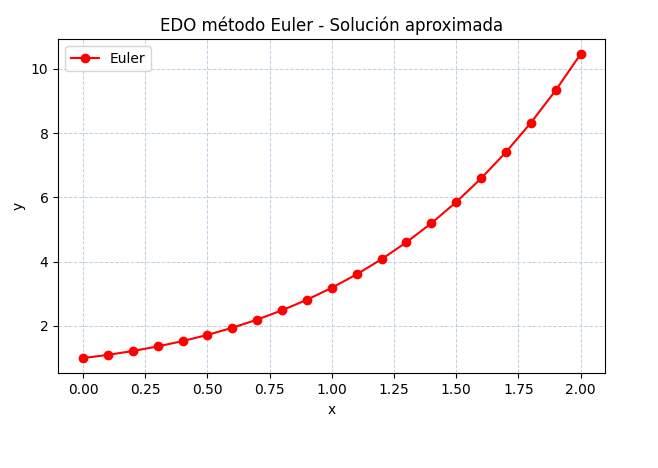

Generate this figure with Python:
import tkinter as tk
from tkinter import ttk
import numpy as np
from matplotlib.figure import Figure
from matplotlib.backends.backend_tkagg import FigureCanvasTkAgg
import math

from PIL import ImageTk
from PIL import Image

class AppEuler(tk.Tk):
    def __init__(self):
        tk.Tk.__init__(self)
        self.title("EDO  Método Euler")
        self.geometry("1150x800")

        # Menú horizontal
        self.menuFrame = tk.Frame(self, bg="#1F3A93", height=50) 
        self.menuFrame.pack(side="top", fill="x")

        self.contenidoFrame = tk.Frame(self, bg="white")
        self.contenidoFrame.pack(fill="both", expand=True)

        for menu in ["Presentación", "Euler", "Ayuda", "Acerca de"]:
            btn = tk.Button(self.menuFrame, text=menu, bg="#3A539B", fg="white",
                            font=("Arial", 11, "bold"), bd=0, padx=15, pady=10,
                            command=lambda n=menu: self.mostrarSeccion(n))
            btn.pack(side="left", padx=5, pady=5)

        self.mostrarSeccion("Presentación")

    def borrarContenido(self):
        for widget in self.contenidoFrame.winfo_children():
            widget.destroy()

    def mostrarSeccion(self, menu):
        self.borrarContenido()
        if menu == "Presentación":
            tk.Label(self.contenidoFrame, text="", font=("Arial", 12, "bold"), fg="#00008B", bg="white").pack() 
            tk.Label(self.contenidoFrame, text="", font=("Arial", 12, "bold"), fg="#00008B", bg="white").pack() 
            tk.Label(self.contenidoFrame, text="BIENVENIDOS A LA APLICACIÓN",
                     font=("Comic Sans MS", 18, "bold"),  fg="#00008B", bg="white").pack()
            tk.Label(self.contenidoFrame, text="Solución numérica de una Ecuación Diferencial Ordinaria\n"
                     " Método Euler",
                     font=("Arial", 14, "bold"), fg="#00008B", bg="white").pack()
            tk.Label(self.contenidoFrame, text="", font=("Arial", 12, "bold"), fg="#00008B", bg="white").pack()
            tk.Label(self.contenidoFrame, text="", font=("Arial", 12, "bold"), fg="#00008B", bg="white").pack()

            try:
                image = Image.open("softEDOEuler.png")  
                image = image.resize((500,350))
                image_tk = ImageTk.PhotoImage(image)
                imageLabel = tk.Label(self.contenidoFrame, image=image_tk, bg="white")
                imageLabel.image = image_tk
                imageLabel.pack(pady=20)
            except Exception as e:
                print(f"Error al cargar la imagen: {e}")

            tk.Label(self.contenidoFrame, text="", font=("Arial", 12, "bold"), fg="#00008B", bg="white").pack()
            tk.Label(self.contenidoFrame, text="", font=("Arial", 12, "bold"), fg="#00008B", bg="white").pack()
            tk.Label(self.contenidoFrame, text="SoftEDOEuler v1.0", font=("Comic Sans MS", 20, "bold"),
                     fg="#00008B", bg="white").pack()


        elif menu == "Euler":
            self.mostrarEuler()

        elif menu == "Ayuda":
  
            tk.Label(self.contenidoFrame, text="\n\nINSTRUCCIONES DE USO", bg="white",
                     font=("Lucida Handwriting", 14,"bold"), fg="#00008B").pack(pady=20)
            tk.Label(self.contenidoFrame, text="Solución Numérica de Ecuaciones Diferenciales Ordinarias"
                     "\n SoftEDOEuler v1.0:\n\n", bg="white",
                     font=("Comic Sans MS", 14,"bold"), fg="#00008B").pack(pady=20)
            tk.Label(self.contenidoFrame, text="\n1. Hacer un click en el menu Euler"
                     f"\n2. Hacer un click en la ventana de f(x,y) luego ingrese la ecuación diferencial\n"
                     f"Ejemplo: x + y, y - x**2, np.cos(x).\n"
                     f"3.Hacer un clic en la ventana de x0 luego ingrese el valor inicial para x0        \n "
                     f"4.Hacer un clic en la ventana de y0 luego ingrese el valor inicial para y0        \n "
                     f"5.Hacer un clic en la ventana de h luego ingrese el valor del incremento en x\n "
                     f"6. Hacer un clic en la ventana de n luego ingrese el valor del indice del paso actual\n",
                     bg="white",
                     font=("Arial", 14)).pack(pady=20)

        elif menu == "Acerca de":
            tk.Label(self.contenidoFrame, text="\n\n\n\nSolución Numérica de Ecuaciones Diferenciales Ordinarias"
                     "\nSoftEDOEuler v1.0",
                     bg="white", font=("Comic Sans MS", 14, "bold"),
                     fg="#00008B").pack(pady=(0, 10))
            # Lista de autores
            autores = [
                            "\nDesarrollado por: Leonel Coyla Idme",
                            "Elqui Yeye Pari Condori",
                            "Juan Reynaldo Paredes Quispe",
                            "José Pánfilo Tito Lipa",      
            ]

            # Etiqueta por autor
            for autor in autores:
                tk.Label(self.contenidoFrame, text=autor, bg="white",
                         font=("Comic Sans MS", 14)).pack(pady=2)

            labelAcercade = tk.Label(self.contenidoFrame, text= "\n\nLanzamiento : agosto  2025",
                                      font=("Comic Sans MS", 14),fg="#003366",bg="white")
            labelAcercade.pack(pady=(1,10))
            labelAcercade = tk.Label(self.contenidoFrame, text= "Contacto: lcoyla@unap.edu.pe",
                                      font=("Comic Sans MSl", 14),fg="#003366",bg="white")
            labelAcercade.pack(pady=(1,10))

    def mostrarEuler(self):
        tk.Label(self.contenidoFrame, text="Solución Numérica de EDO\n  Método Euler y muestra el grafico",
                 font=("Arial", 16, "bold"), bg="white",fg="#00008B").pack(pady=10)

        form = tk.Frame(self.contenidoFrame, bg="white")
        form.pack(pady=10)

        # Ingreso de datos
        tk.Label(form, text="f(x,y) =", font=("Arial", 12, "italic"),bg="white").grid(row=0, column=0, sticky="e")
        ecuacion_entry = tk.Entry(form, width=20, font=("Arial", 12))
        ecuacion_entry.grid(row=0, column=1, padx=5, pady=5)
        ecuacion_entry.insert(0, "x + y")

        tk.Label(form, text="x0 =", font=("Arial", 12, "italic"), bg="white").grid(row=1, column=0, sticky="e")
        x0_entry = tk.Entry(form, width=10)
        x0_entry.grid(row=1, column=1, padx=5,pady=5)
        x0_entry.insert(0, "0")

        tk.Label(form, text="y0 =", font=("Arial", 12, "italic"), bg="white").grid(row=2, column=0, sticky="e")
        y0_entry = tk.Entry(form, width=10)
        y0_entry.grid(row=2, column=1, padx=5,pady=5)
        y0_entry.insert(0, "1")

        tk.Label(form, text="h =", font=("Arial", 12, "italic"), bg="white").grid(row=3, column=0, sticky="e")
        h_entry = tk.Entry(form, width=10)
        h_entry.grid(row=3, column=1, padx=5,pady=5)
        h_entry.insert(0, "0.1")

        tk.Label(form, text="n =", font=("Arial", 12, "italic"), bg="white").grid(row=4, column=0, sticky="e")
        n_entry = tk.Entry(form, width=10)
        n_entry.grid(row=4, column=1, padx=5,pady=5)
        n_entry.insert(0, "20")

        resultadoFrame = tk.Frame(self.contenidoFrame, bg="white")
        resultadoFrame.pack(fill="both", expand=True, pady=10)

        def calcular():
            try:
                funcionCadena = ecuacion_entry.get()
                x0 = float(x0_entry.get())
                y0 = float(y0_entry.get())
                h = float(h_entry.get())
                n = int(n_entry.get())


                def funcion(x, y):
                    variablesOperacion = {
                        "x": x,
                        "y": y,
                        "np": np,
                        "math": math
                    }
                    return eval(funcionCadena, variablesOperacion)

                # Método de Euler
                xsgte = [x0]
                ysgte = [y0]
                for _ in range(n):
                    ynuevo = ysgte[-1] + h * funcion(xsgte[-1], ysgte[-1])
                    xnuevo = xsgte[-1] + h
                    xsgte.append(xnuevo)
                    ysgte.append(ynuevo)

                for w in resultadoFrame.winfo_children():
                    w.destroy()

                # Mostrar tabla
                columnas = ("i", "x", "y")
                tree = ttk.Treeview(resultadoFrame, columns=columnas, show="headings", height=15) 

                # Configura el encabezado
                for col in columnas:
                    tree.heading(col, text=col)

                # Ajuste de ancho de columna   (persona)
                tree.column("i", width=70, anchor="center") 
                tree.column("x", width=140, anchor="w")
                tree.column("y", width=210, anchor="w")

    
                style = ttk.Style()
                style.theme_use("clam")  # boton estilizado

                # Encabezado de la tabla
                style.configure(
                    "Treeview.Heading",
                    font=("Arial", 11, "bold"),
                    background="#3A539B",   # azul oscuro medio
                    foreground="white", #Color de texto
                    relief="flat"
                )

                # Filas de la tabla
                style.configure(
                    "Treeview",
                    background="#F5F5F5", 
                    foreground="black",
                    rowheight=25,
                    fieldbackground="#F5F5F5"
                )

                # Efecto hover puntero en barra o en filas
                style.map(
                    "Treeview",
                    background=[("selected", "#81C784")]
                )

                # Definir colores como variables
                colorFilaImpar = "#f2f2f2" #Color gris claro
                colorFilaPar = "white"
                colorSeleccion = "#FFB347" #Color naranja de la barra

                # Aplicar estilos
                style.map("Treeview", background=[("selected", colorSeleccion)])
                tree.tag_configure("oddrow", background=colorFilaImpar)
                tree.tag_configure("evenrow", background=colorFilaPar)

                # Encabezados
                for col in columnas:
                    tree.heading(col, text=col)
   
                for i in range(len(xsgte)):
                    xx = xsgte[i]
                    yy = ysgte[i]

                    if i % 2 == 0:
                        tag = "oddrow" # Fila impar
                    else:
                        tag = "evenrow"

                    valores = (i, f"{xx:.4f}", f"{yy:.10f}")
                    tree.insert("", "end", values=valores, tags=(tag,))

                tree.pack(side="left", padx=10, pady=5)


                # Gráfica con matplotlib
                figura = Figure(figsize=(5, 4), dpi=100)
                eje = figura.add_subplot(111)
                eje.plot(xsgte, ysgte, marker='o', color="red", label="Euler")
                eje.set_title("EDO método Euler - Solución aproximada")
                eje.set_xlabel("x")
                eje.set_ylabel("y")
                eje.grid(
                    True,  
                    which='major',      
                    color='#B0C4DE',    # Color azul suave
                    linestyle='--',
                    linewidth=0.7,
                    alpha=0.8   
                )
                eje.legend()

                canvas = FigureCanvasTkAgg(figura, master=resultadoFrame)
                canvas.draw()
                canvas.get_tk_widget().pack(side="right", fill="both", expand=True)

            except Exception as e:
                for w in resultadoFrame.winfo_children():
                    w.destroy()
                tk.Label(resultadoFrame, text=f"Error: {e}", fg="red", bg="white").pack()

        tk.Button(form, text="Resolver y graficar", command=calcular,
                  bg="#3A539B", fg="white", font=("Arial", 11, "bold")).grid(row=5, column=0,
                                                                             columnspan=2, pady=8)

def main():
    app = AppEuler()
    app.mainloop()
if __name__ == "__main__":
    main()
